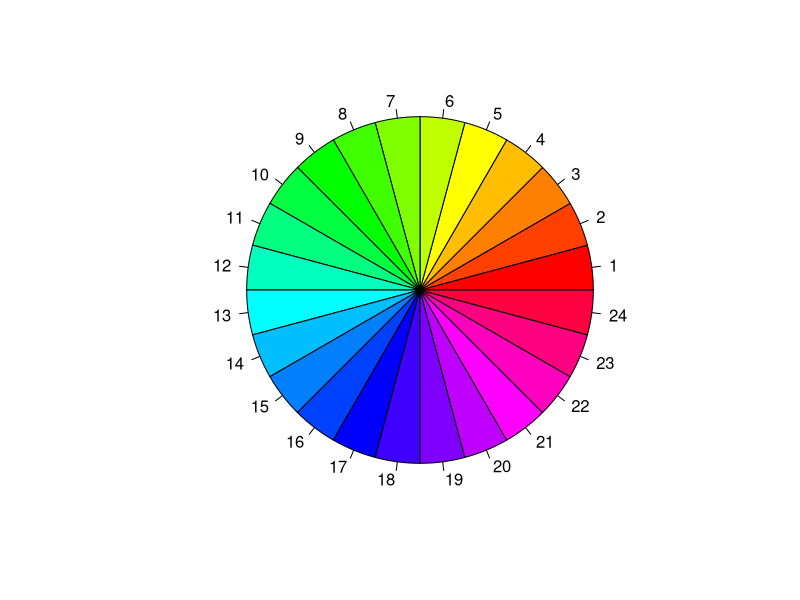
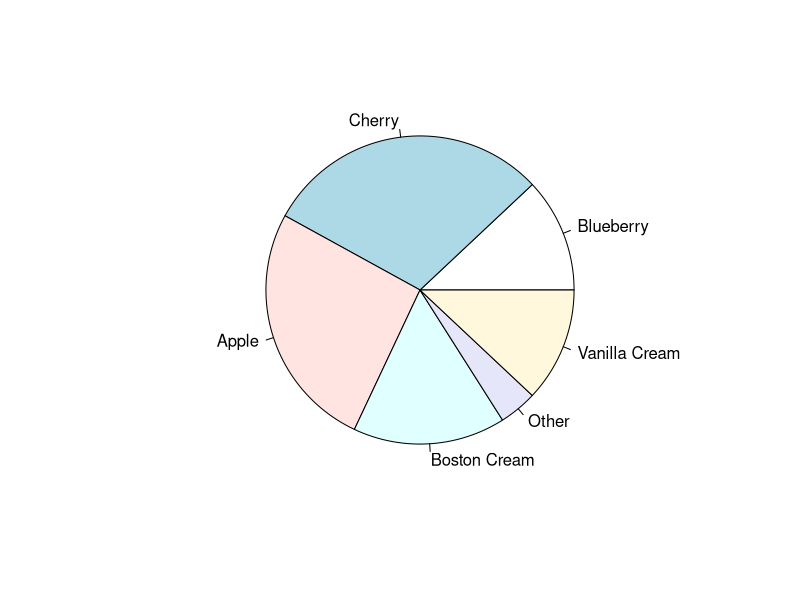
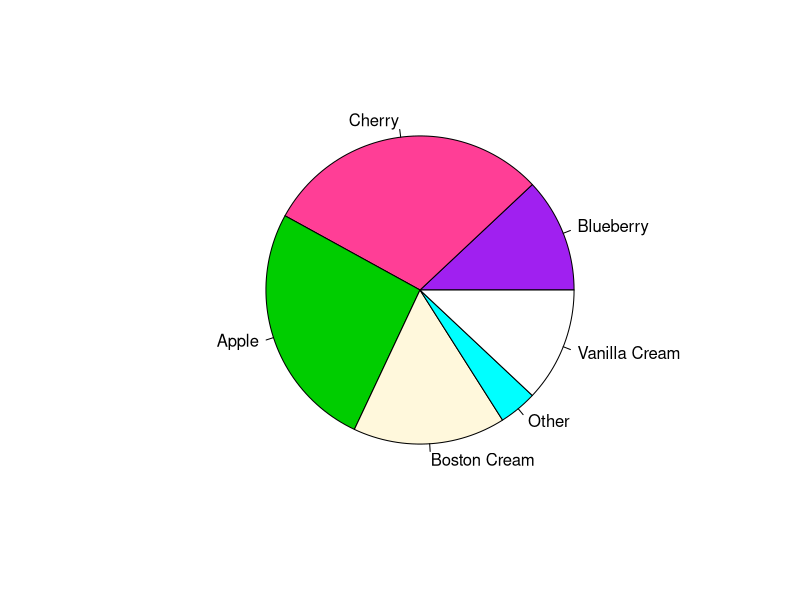
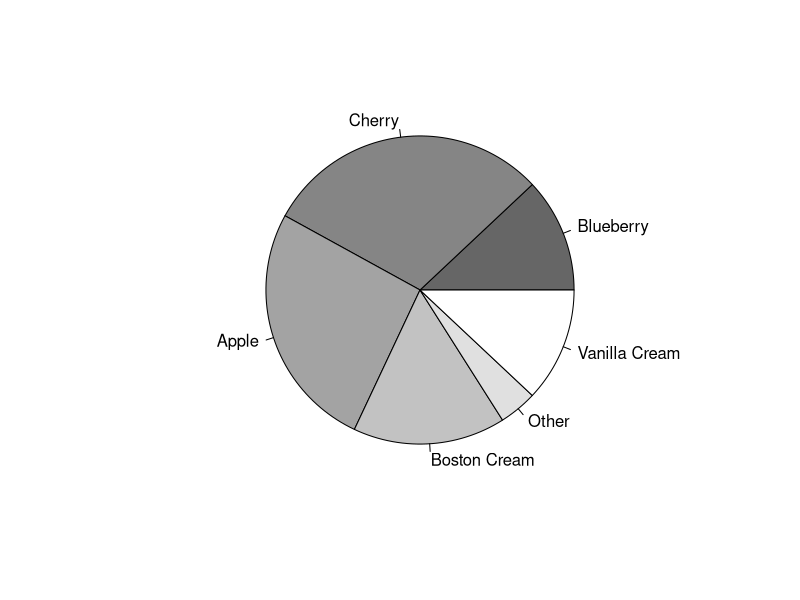
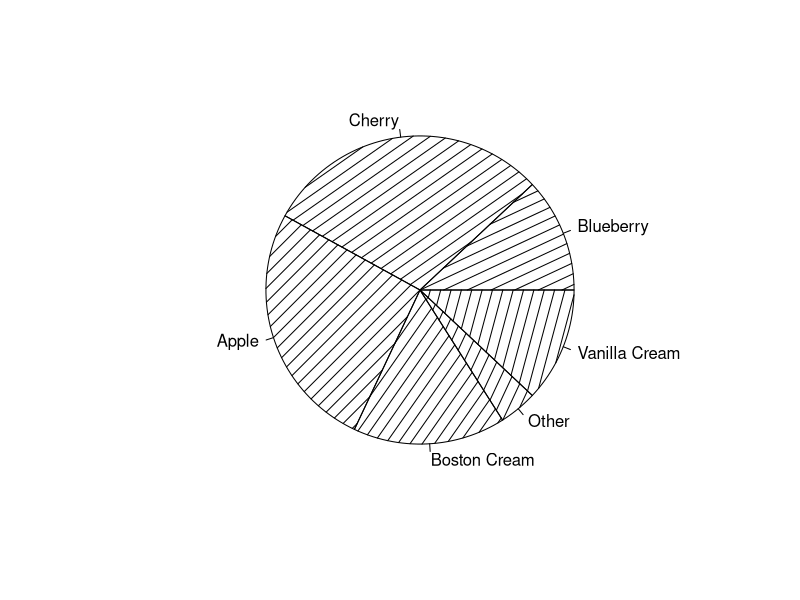
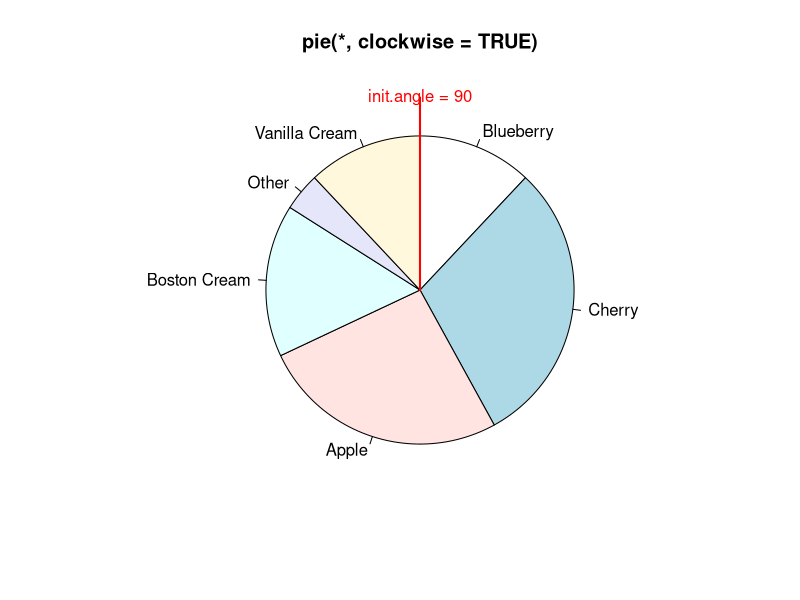
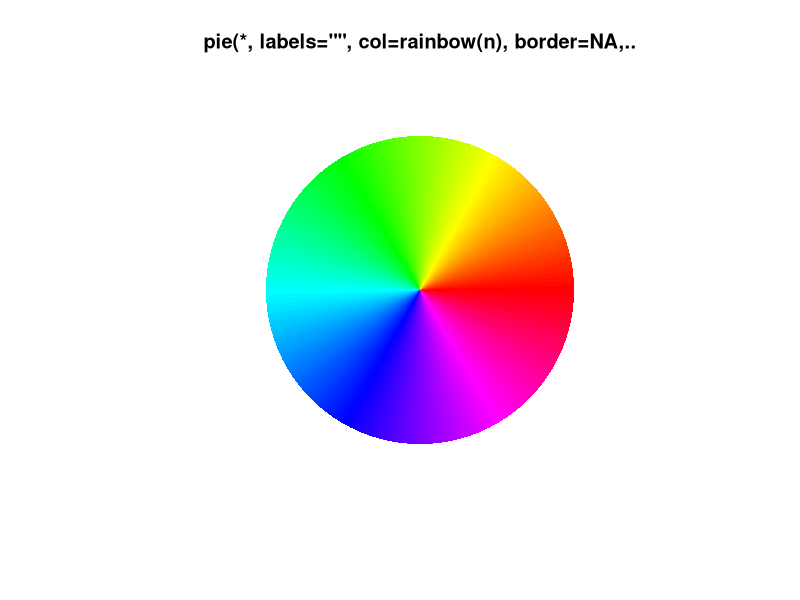
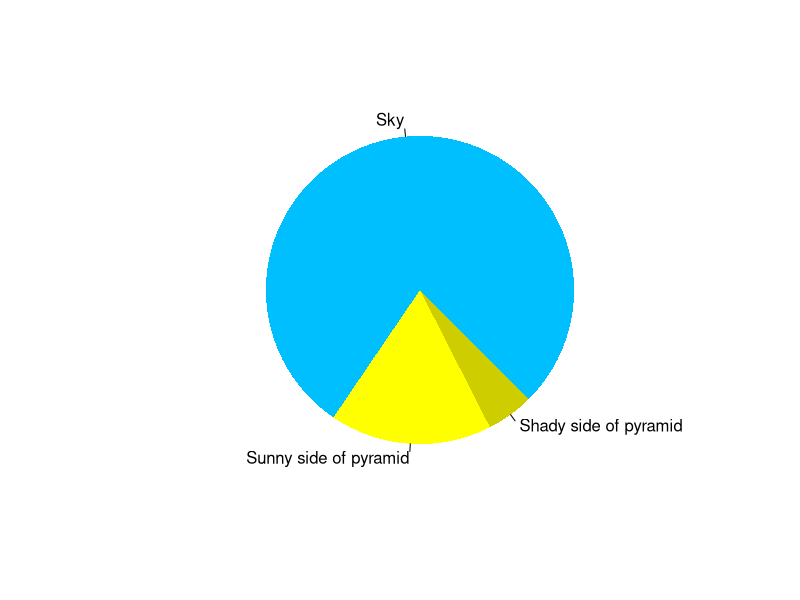

These charts were generated, in order, by the following R code:
?pie
example(pie)

# 成大 105 學年度專任教師統計資料
# 資料來源: 人事室教職員人數統計表
t1 <- c(644, 379, 267, 28, 26)
pie(t1)
names(t1) <- c("教授", "副教授", "助理教授", "講師", "其他")
pie(t1)
pie(t1, clockwise=TRUE)
(t2 <- t1/sum(t1))
(t2 <- round(t1/sum(t1) * 100, 2))
(t2 <- paste0(round(t1/sum(t1) * 100, 2), "%"))
pie(t1, labels=t2, col=c("darkgoldenrod1", "darkolivegreen2",
                         "salmon", "cadetblue2", "brown2"))
legend("topleft", names(t1), cex=0.7, 
       fill=c("darkgoldenrod1", "darkolivegreen2",
              "salmon", "cadetblue2", "brown2"))
